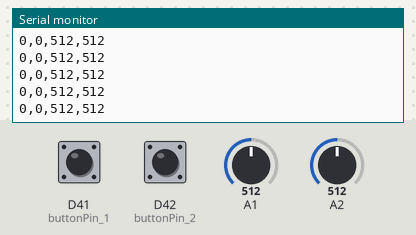
The sketch below on a simulated Arduino Due. On the bench: the last lines printed to the serial monitor. Inputs (shaded band) come from the test bench; at power-on: A1 = 512, A2 = 512, D41 (buttonPin_1) HIGH, D42 (buttonPin_2) HIGH (analog values on the 0–1023 scale).

Above: at 1.2 s.
1.3 s: A1 set to 716
At 2.3 s:
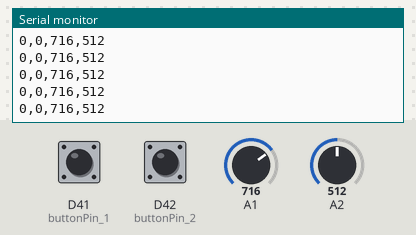
2.8 s: A2 set to 716
At 3.9 s:
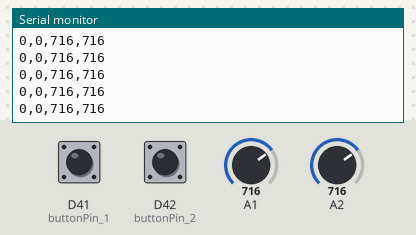
4.3 s: D41 (buttonPin_1) pulled LOW for 0.15 s
5.9 s: D42 (buttonPin_2) pulled LOW for 0.15 s
7.5 s: A1 set to 900
At 8.5 s:
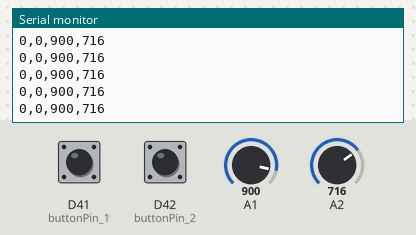
9.0 s: D41 (buttonPin_1) pulled LOW for 1 s
Timing chart, 0 to 12.0 s (numbered marks = the images above; inputs shaded):
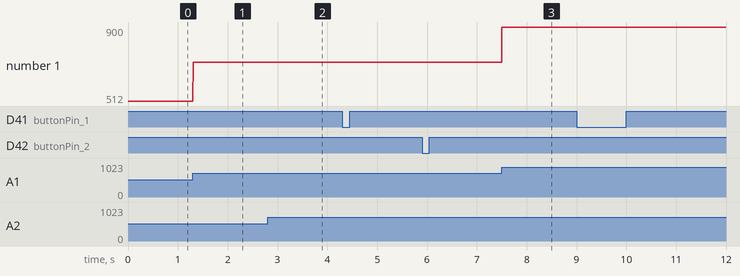

Measured:
- after the input at 1.3 s, the serial monitor: prints a new line at once (image 1)
- after the input at 2.8 s, the serial monitor: prints a new line at once (image 2)
- after the input at 7.5 s, the serial monitor: prints a new line at once (image 3)
- plotted number 1: 512 → 716 after the input at 1.3 s, 716 → 900 after the input at 7.5 s

The sketch:

AydinD_SS4.ino
```cpp
const int adcPin_1 = 1;
const int adcPin_2 = 2;
const int buttonPin_1 = 41;
const int buttonPin_2 = 42;

//Button Variables
bool buttonState_1 = 0;
bool buttonState_2 = 0;

//Pot Variables
int adcRead_1 = 0;
int adcRead_2 = 0;

//Software Timer Variables
int lastTime = 0;
int currentTime = 0;
int timerInterval = 5; //milliseconds

void setup()
{
  //set button pin modes to Input with internal Pullup resistors
  pinMode(buttonPin_1, INPUT_PULLUP);
  pinMode(buttonPin_2, INPUT_PULLUP);
  analogReadResolution(10); //set ADC read to 10-bit (0-1023) range
  Serial.begin(115200);  //start serial comm @ 115200 baud rate
}

void loop()
{
  //read analog pot value
  adcRead_1 = analogRead(adcPin_1);
  adcRead_2 = analogRead(adcPin_2);
  //read button state on pins [NOTE: logic is inverted due to Pullup config]
  buttonState_1 = !digitalRead(buttonPin_1);
  buttonState_2 = !digitalRead(buttonPin_2);

  currentTime = millis();                       //read current elapsed time
  if (currentTime - lastTime >= timerInterval)  //if we have reached our timer interval...
  {
    lastTime = currentTime;  //store current time as lastTime so we know when timer last triggered

    //Send Data to P5.JS Sketch via Serial UART using print() and Comma Separation
    Serial.print(buttonState_1);  //send 1st message
    Serial.print(',');            //send comma character
    Serial.print(buttonState_2);  //send 2nd message
    Serial.print(',');            //send comma character
    Serial.print(adcRead_1);      //send 3rd message
    Serial.print(',');            //send comma character
    Serial.print(adcRead_2);      //send 4th message
    Serial.print('\n');           //send "Line Feed", or "New Line" character, or use println() instead.
  }
}
```
